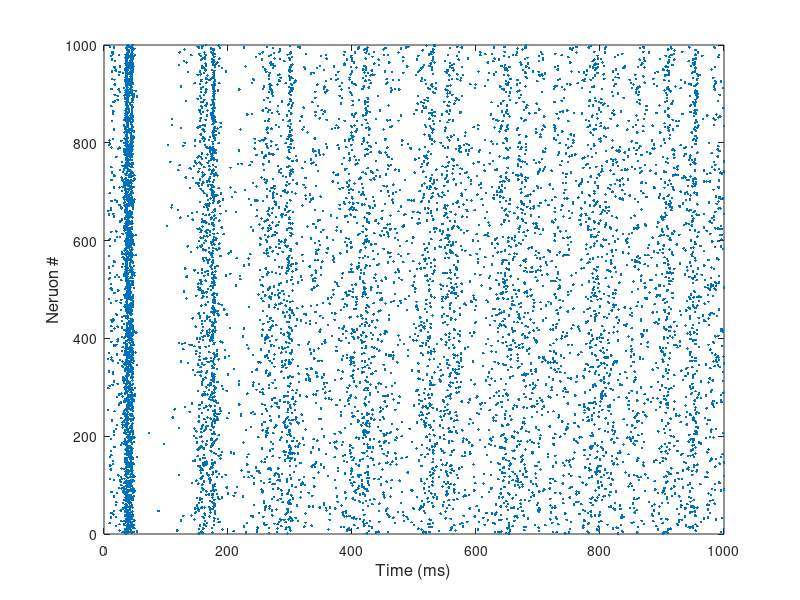

Write the MATLAB code that produced this figure.
% Created by Eugene M. Izhikevich, February 25, 2003
% Excitatory neurons    Inhibitory neurons
Ne=800;                 Ni=200;
re=rand(Ne,1);          ri=rand(Ni,1);
a=[0.02*ones(Ne,1);     0.02+0.08*ri];
b=[0.2*ones(Ne,1);      0.25-0.05*ri];
c=[-65+15*re.^2;        -65*ones(Ni,1)];
d=[8-6*re.^2;           2*ones(Ni,1)];
S=[0.5*rand(Ne+Ni,Ne),  -rand(Ne+Ni,Ni)];

v=-65*ones(Ne+Ni,1);    % Initial values of v
u=b.*v;                 % Initial values of u
firings=[];             % spike timings

for t=1:1000            % simulation of 1000 ms
  I=[5*randn(Ne,1);2*randn(Ni,1)]; % thalamic input
  fired=find(v>=30);    % indices of spikes
  firings=[firings; t+0*fired,fired];
  v(fired)=c(fired);
  u(fired)=u(fired)+d(fired);
  I=I+sum(S(:,fired),2);
  v=v+0.5*(0.04*v.^2+5*v+140-u+I); % step 0.5 ms
  v=v+0.5*(0.04*v.^2+5*v+140-u+I); % for numerical
  u=u+a.*(b.*v-u);                 % stability
end
plot(firings(:,1),firings(:,2),'.');
xlabel('Time (ms)','FontSize', 12); ylabel('Neruon #', 'FontSize',12);

